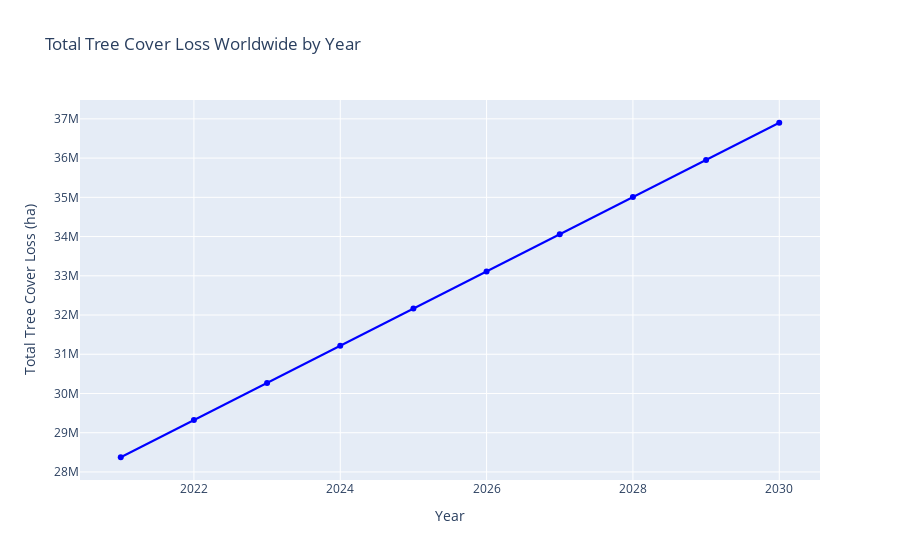

The code cell stored with this chart in its notebook:
### Markdown cell above
# Sum of all Tree Loss Worldwide

### Code cell
total_tree_loss_per_year = merged_df.groupby('Year')['TreeCoverLoss_ha'].sum().reset_index()


fig = go.Figure(
    data=go.Scatter(
        x=total_tree_loss_per_year['Year'], 
        y=total_tree_loss_per_year['TreeCoverLoss_ha'],
        mode='lines+markers',  
        marker=dict(color='blue'),
        name='Total Tree Cover Loss'
    )
)


fig.update_layout(
    title="Total Tree Cover Loss Worldwide by Year",
    xaxis_title="Year",
    yaxis_title="Total Tree Cover Loss (ha)",
    showlegend=False
)

fig.show()

### Figure 1 — Plotly figure (JSON) as saved in the notebook; plotly's stock layout.template omitted (floating-point values rounded to 4 significant figures)
{"data": [{"marker": {"color": "blue"}, "mode": "lines+markers", "name": "Total Tree Cover Loss", "type": "scatter", "x": [2021, 2022, 2023, 2024, 2025, 2026, 2027, 2028, 2029, 2030], "y": [28370000.0, 29320000.0, 30270000.0, 31220000.0, 32160000.0, 33110000.0, 34060000.0, 35010000.0, 35950000.0, 36900000.0]}], "layout": {"showlegend": false, "title": {"text": "Total Tree Cover Loss Worldwide by Year"}, "xaxis": {"title": {"text": "Year"}}, "yaxis": {"title": {"text": "Total Tree Cover Loss (ha)"}}}}
